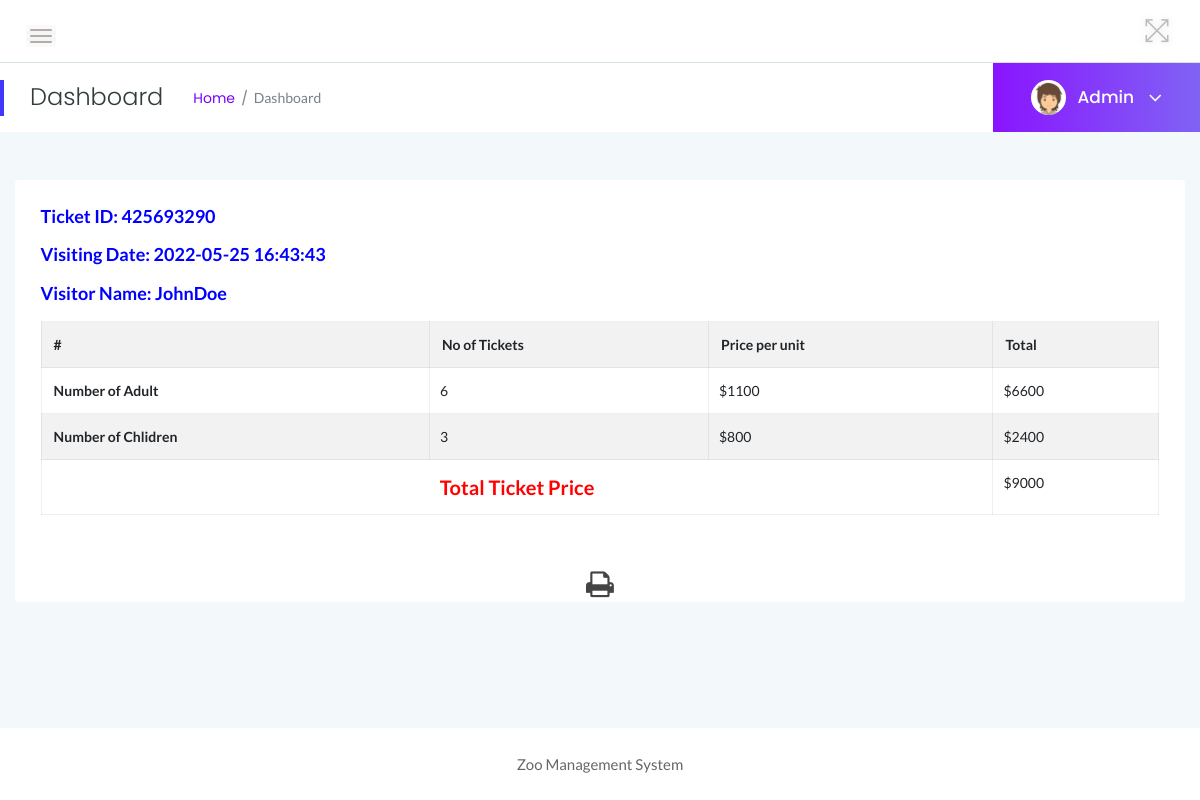
Screenshot of /zms/admin/view-foreigner-ticket.php?viewid=3 (signed in) with the database file from the repository.
### tables this page shows
CREATE TABLE `tblticforeigner` (
  `ID` int(10) NOT NULL,
  `TicketID` varchar(200) DEFAULT NULL,
  `visitorName` varchar(250) DEFAULT NULL,
  `NoAdult` int(10) DEFAULT NULL,
  `NoChildren` int(10) DEFAULT NULL,
  `AdultUnitprice` varchar(50) DEFAULT NULL,
  `ChildUnitprice` varchar(50) DEFAULT NULL,
  `PostingDate` timestamp NULL DEFAULT current_timestamp()
);

### zms/admin/view-foreigner-ticket.php (the view, shortened to what this page needs)
<?php
include('includes/dbconnection.php');
if (strlen($_SESSION['zmsaid']==0)) {
  header('location:logout.php');
  } else{
  ?>
<!doctype html>
<html class="no-js" lang="en">
<head>
    <link rel="stylesheet" href="assets/css/bootstrap.min.css">
    <link rel="stylesheet" href="assets/css/font-awesome.min.css">
    <link rel="stylesheet" href="assets/css/themify-icons.css">
    <link rel="stylesheet" href="assets/css/metisMenu.css">
    <link rel="stylesheet" href="assets/css/owl.carousel.min.css">
    <link rel="stylesheet" href="assets/css/slicknav.min.css">
    <link rel="stylesheet" href="https://www.amcharts.com/lib/3/plugins/export/export.css" type="text/css" media="all" />
    <link rel="stylesheet" href="assets/css/typography.css">
    <link rel="stylesheet" href="assets/css/default-css.css">
    <link rel="stylesheet" href="assets/css/styles.css">
    <link rel="stylesheet" href="assets/css/responsive.css">
</head>
<body>
    <div class="page-container">
        <div class="main-content">
          <?php include_once('includes/header.php');?>
           <?php include_once('includes/pagetitle.php');?>
            <div class="main-content-inner">
                <div class="row">
                    <div class="col-lg-12 col-ml-12">
                        <div class="row">
                            <div class="col-12 mt-5">
                                <div class="card">
                                    <div class="card-body" id="exampl">
                                        <?php
 $vid=$_GET['viewid'];
$ret=mysqli_query($con,"select * from tblticforeigner where ID='$vid' || TicketID='$vid'");
while ($row=mysqli_fetch_array($ret)) {
?>
                                        <h4 class="header-title" style="color: blue">Ticket ID: <?php  echo $row['TicketID'];?></h4>
                                        <h5 class="header-title" style="color: blue">Visiting Date: <?php  echo $row['PostingDate'];?></h5>
                                          <h5 class="header-title" style="color: blue">Visitor Name: <?php  echo $row['visitorName'];?></h5>
                                        <table border="1" class="table table-striped table-bordered first" width="100%">
                              <tr>
                                                <th>#</th>
                                                <th>No of Tickets</th>
                                                <th>Price per unit</th>
                                                <th>Total</th>
                                            </tr>
                                <tr>
                                    <th >Number of Adult </th>
                                    <td style="padding-left: 10px"><?php  echo $noadult=$row['NoAdult'];?></td>
                                     <td style="padding-left: 10px">$<?php  echo $cup=$row['AdultUnitprice'];?></td>
                                     <td style="padding-left: 10px">$<?php  echo $ta=$cup*$noadult;?></td>
                                </tr>
                                <tr>
                                    <th>Number of Chlidren </th>
                                    <td style="padding-left: 10px"><?php  echo $nochild=$row['NoChildren'];?></td>
                                    <td style="padding-left: 10px">$<?php  echo $aup=$row['ChildUnitprice'];?></td>
                                     <td style="padding-left: 10px">$<?php  echo $tc=$aup*$nochild;?></td>
                                </tr>
                                 <tr>
                                    <th style="text-align: center;color: red;font-size: 20px" colspan="3">Total Ticket Price</th>
                                    <td style="padding-left: 10px;">$<?php  echo ($ta+$tc);?></td>
                                </tr>
                                </table>
                                    </div>
                                    <?php } ?>
                                     <p style="margin-top:1%"  align="center">
  <i class="fa fa-print fa-2x" style="cursor: pointer;"  OnClick="CallPrint(this.value)" ></i>
</p>
                                </div>
                            </div>
                        </div>
                    </div>
                </div>
            </div>
        </div>
        <?php include_once('includes/footer.php');?>
    </div>
</body>
</html>
<?php }  ?>

### zms/admin/includes/pagetitle.php (shortened to what this page needs)
<?php
include('includes/dbconnection.php');
?>
<div class="page-title-area">
                <div class="row align-items-center">
                    <div class="col-sm-6">
                        <div class="breadcrumbs-area clearfix">
                            <h4 class="page-title pull-left">Dashboard</h4>
                            <ul class="breadcrumbs pull-left">
                                <li><a href="dashboard.php">Home</a></li>
                                <li><span>Dashboard</span></li>
                            </ul>
                        </div>
                    </div>
                    <div class="col-sm-6 clearfix">
                        <div class="user-profile pull-right">
                            <img class="avatar user-thumb" src="assets/images/author/avatar.png" alt="avatar">
                            <?php
$adid=$_SESSION['zmsaid'];
$ret=mysqli_query($con,"select AdminName from tbladmin where ID='$adid'");
$row=mysqli_fetch_array($ret);
$name=$row['AdminName'];
?>
                            <h4 class="user-name dropdown-toggle" data-toggle="dropdown"><?php echo $name; ?> <i class="fa fa-angle-down"></i></h4>
                        </div>
                    </div>
                </div>
            </div>

### zms/admin/assets/css/typography.css (style rules this page uses)
body { font-size: 14px; font-family: 'Lato', sans-serif; }
h1, h2, h3, h4, h5, h6 { margin: 0; font-family: 'Poppins', sans-serif; }
p { font-family: 'Lato', sans-serif; font-size: 15px; line-height: 26px; color: #444; margin-bottom: 0; }
a, a:visited { text-decoration: none; transition: all 0.3s ease-in-out; -webkit-transition: all 0.3s ease-in-out; -moz-transition: all 0.3s ease-in-out; -o-transition: all 0.3s ease-in-out; outline: 0; font-family: 'Poppins', sans-serif; }
ul, ol { margin-bottom: 0px; margin-top: 0px; padding: 0; }
ul { margin: 0; list-style-type: none; }

### zms/admin/assets/css/default-css.css (style rules this page uses)
* { margin: 0; padding: 0; box-sizing: border-box; }
*, *:before, *:after { -moz-box-sizing: border-box; -webkit-box-sizing: border-box; box-sizing: border-box; }
html { -webkit-font-smoothing: antialiased; }
body { background: #fff; font-weight: normal; -webkit-font-smoothing: antialiased; -webkit-text-size-adjust: 100%; }
img { max-width: 100%; height: auto; }
:root { --primary-color: #4336FB; }

### zms/admin/assets/css/styles.css (style rules this page uses)
.page-container { width: 100%; height: 100%; min-height: 100vh; padding-left: 280px; -webkit-transition: padding-left 0.3s ease 0s; transition: padding-left 0.3s ease 0s; }
.card { border: none; border-radius: 4px; background-color: #fff; -webkit-transition: all 0.3s ease 0s; transition: all 0.3s ease 0s; }
.card-body { padding: 25.6px; padding: 1.6rem; }
.main-content { width: 100%; background: #F3F8FB; }
.main-content-inner { padding: 0 30px 50px; }
.page-title-area { padding: 0 30px; background: #fff; position: relative; }
.page-title-area:before { content: ''; position: absolute; left: 0; top: 50%; width: 4px; height: 36px; background: var(--primary-color); -webkit-transform: translateY(-50%); transform: translateY(-50%); }
.page-title { font-size: 24px; font-weight: 300; color: #313b3d; letter-spacing: 0; margin-right: 30px; }
ul.breadcrumbs { margin-top: 4px; }
.breadcrumbs li { display: inline-block; }
.breadcrumbs li a, .breadcrumbs li span { display: block; font-size: 14px; font-weight: 400; color: #7801ff; letter-spacing: 0; margin-right: 16px; position: relative; }
.breadcrumbs li a:before { content: '/'; color: #768387; position: absolute; right: -13px; top: 0; }
.breadcrumbs li span { margin-right: 0; color: #768387; text-transform: capitalize; }
.user-profile { margin-right: -30px; display: -webkit-box; display: -ms-flexbox; display: flex; -webkit-box-align: center; -ms-flex-align: center; align-items: center; -ms-flex-wrap: wrap; flex-wrap: wrap; background: -webkit-linear-gradient(left, #8914fe 0%, #8063f5 100%); background: linear-gradient(to right, #8914fe 0%, #8063f5 100%); padding: 17px 38px; position: relative; }
.user-profile img.avatar { height: 35px; width: 35px; border-radius: 50%; margin-right: 12px; }
.user-name { font-size: 17px; font-weight: 500; color: #fff; letter-spacing: 0; cursor: pointer; -webkit-user-select: none; -moz-user-select: none; -ms-user-select: none; user-select: none; }
.user-name i { margin-left: 10px; font-size: 21px; vertical-align: middle; position: relative; }
.notification-area .dropdown-toggle, .user-name.dropdown-toggle { position: relative; }
.notification-area .dropdown-toggle:after, .user-name.dropdown-toggle:after { display: none; }
.header-title { font-family: 'Lato', sans-serif; font-size: 18px; font-weight: 600; letter-spacing: 0; color: #333; text-transform: capitalize; margin-bottom: 17px; }
table tr th { border-bottom: none; }
table tr th, table tr td { border-top: 1px solid rgba(120, 130, 140, 0.13) !important; }
.table-bordered td, .table-bordered th { border: 1px solid rgba(120, 130, 140, 0.13) !important; }

### zms/admin/assets/css/responsive.css (style rules this page uses)
@media screen and (min-width: 1200px) and (max-width: 1440px) { .col-ml-12 { -webkit-box-flex: 0; -ms-flex: 0 0 100%; flex: 0 0 100%; max-width: 100%; } }
@media (min-width: 1200px) and (max-width: 1364px) { .main-content-inner { padding: 0 15px 50px; } }
@media (min-width: 1200px) and (max-width: 1364px) { .page-container, .sbar_collapsed.page-container { padding-left: 0; } }

### rows the page displays
tblticforeigner: TicketID "425693290", PostingDate "2022-05-25 16:43:43", visitorName "JohnDoe", NoAdult "6", AdultUnitprice "1100", $ta=$cup*$noadult "6600", NoChildren "3", ChildUnitprice "800", $tc=$aup*$nochild "2400", $ta+$tc "9000"

### other values shown
$name "Admin"
